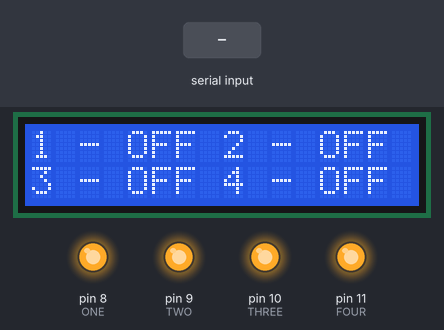
Recording of a sketch running on a simulated Arduino Uno, built with avr-gcc and run on an emulated ATmega328P. On the bench: 16×2 character LCD, output pins drawn as LEDs (lit = HIGH). The test bench sets the inputs (shaded band). What the sketch prints to the serial monitor is not drawn.

Above: at 3.3 s.
3.4 s: "*one on" received over Serial
At 4.6 s:
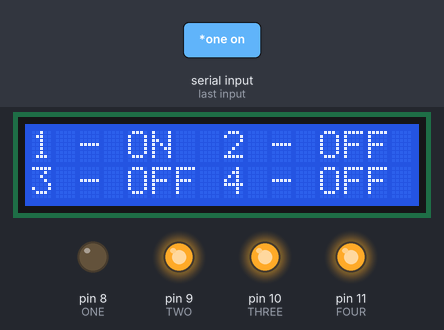
4.9 s: "*two on" received over Serial
At 5.8 s:
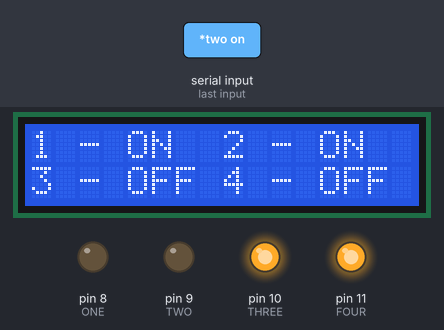
6.4 s: "*one off" received over Serial
At 7.3 s:
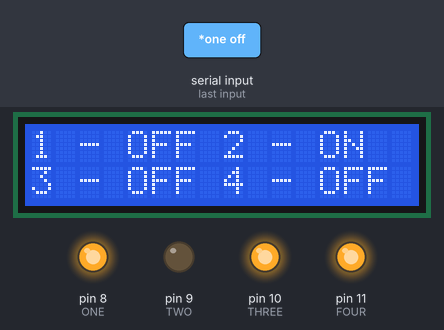
7.9 s: "*three on" received over Serial
At 8.8 s:
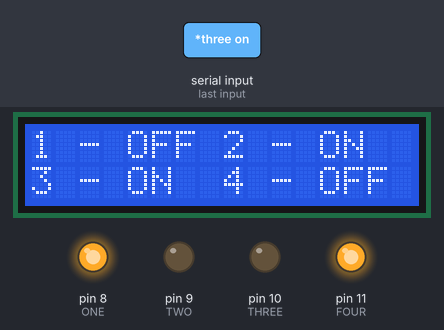
9.4 s: "*one toggle" received over Serial
At 10.7 s:
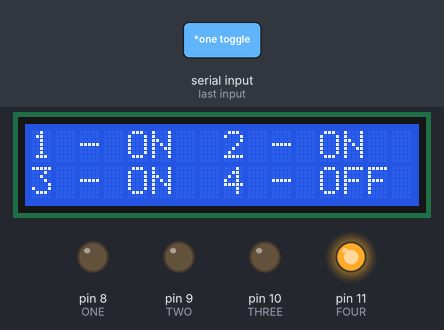
11.0 s: "*two off" received over Serial
At 12.0 s:
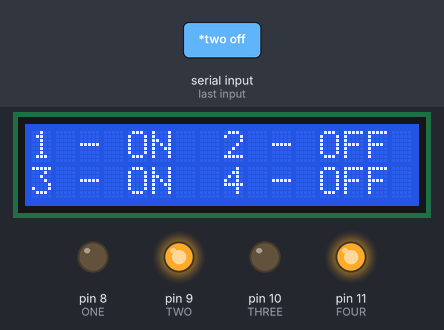
Timing chart, 0 to 13.5 s (numbered marks = the images above; inputs shaded):
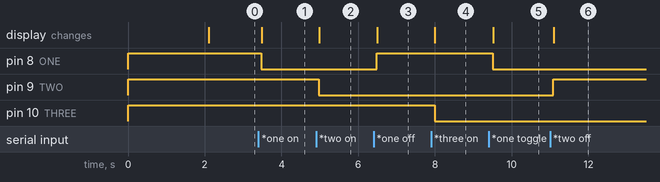

Measured:
- after the input at 3.4 s, pin 8 (ONE): HIGH → LOW after 0.07 s; the display: changes after 0.08 s (image 1)
- after the input at 4.9 s, pin 9 (TWO): HIGH → LOW after 0.07 s; the display: changes after 0.08 s (image 2)
- after the input at 6.4 s, pin 8 (ONE): LOW → HIGH after 0.08 s; the display: changes after 0.09 s (image 3)
- after the input at 7.9 s, pin 10 (THREE): HIGH → LOW after 0.09 s; the display: changes after 0.10 s (image 4)
- after the input at 9.4 s, pin 8 (ONE): HIGH → LOW after 0.11 s; the display: changes after 0.12 s (image 5)
- after the input at 11.0 s, pin 9 (TWO): LOW → HIGH after 0.08 s; the display: changes after 0.09 s (image 6)

The sketch:

Arduino_ide_code.ino
```cpp
#include <Wire.h>
#include <LiquidCrystal_I2C.h>

#define ONE 8
#define TWO 9
#define THREE 10
#define FOUR 11

String command;
bool one, two, three, four;

LiquidCrystal_I2C lcd(0x27, 16, 2);

void oneOn()
{
  digitalWrite(ONE, LOW);
  lcd.setCursor(0,0);
  lcd.print("1 - ON  ");
  one = true;
}

void oneOff()
{
  digitalWrite(ONE, HIGH);
  lcd.setCursor(0,0);
  lcd.print("1 - OFF ");
  one = false;
}

void twoOn()
{
  digitalWrite(TWO, LOW);
  lcd.setCursor(8,0);
  lcd.print("2 - ON  ");
  two = true;
}

void twoOff()
{
  digitalWrite(TWO, HIGH);
  lcd.setCursor(8,0);
  lcd.print("2 - OFF ");
  two = false;
}

void threeOn()
{
  digitalWrite(THREE, LOW);
  lcd.setCursor(0,1);
  lcd.print("3 - ON  ");
  three = true;
}

void threeOff()
{
  digitalWrite(THREE, HIGH);
  lcd.setCursor(0,1);
  lcd.print("3 - OFF ");
  three = false;
}

void fourOn()
{
  digitalWrite(FOUR, LOW);
  lcd.setCursor(8, 1);
  lcd.print("4 - ON  ");
  four = true;
}

void fourOff()
{
  digitalWrite(FOUR, HIGH);
  lcd.setCursor(8, 1);
  lcd.print("4 - OFF ");
  four = false;
}

void setup() {
  // put your setup code here, to run once:

  Serial.begin(9600);

  pinMode(ONE, OUTPUT);
  pinMode(TWO, OUTPUT);
  pinMode(THREE, OUTPUT);
  pinMode(FOUR, OUTPUT);

  digitalWrite(ONE, HIGH);
  digitalWrite(TWO, HIGH);
  digitalWrite(THREE, HIGH);
  digitalWrite(FOUR, HIGH);

  lcd.begin();
  lcd.backlight();

  lcd.print("Hello World");
  delay(2000);

  oneOff();
  twoOff();
  threeOff();
  fourOff();
}

void loop() {
  // put your main code here, to run repeatedly:

  while (Serial.available())
  {
    delay(10);

    char c = Serial.read();
    if (c == '#') break;
    command += c;

  }

  if (command.length() > 0)
  {
    Serial.println(command);

    if (command == "*one on")
    {
      oneOn();
    }
    else if (command == "*one off")
    {
      oneOff();
    }
    else if (command == "*one toggle")
    {
      if (one)
        oneOff();
      else
        oneOn();
    }
    else if (command == "*two on")
    {
      twoOn();
    }
    else if (command == "*two off")
    {
      twoOff();
    }
    else if (command == "*two toggle")
    {
      if (two)
        twoOff();
      else
        twoOn();
    }
    else if (command == "*three on")
    {
      threeOn();
    }
    else if (command == "*three off")
    {
      threeOff();
    }
    else if (command == "*three toggle")
    {
      if (three)
        threeOff();
      else
        threeOn();
    }
    else if (command == "*four on")
    {
      fourOn();
    }
    else if (command == "*four off")
    {
      fourOff();
    }
    else if (command == "*four toggle")
    {
      if (four)
        fourOff();
      else
        fourOn();
    }
    else if (command == "*all on")
    {
      oneOn();
      twoOn();
      threeOn();
      fourOn();
    }
    else if (command == "*all off")
    {
      oneOff();
      twoOff();
      threeOff();
      fourOff();
    }

    command = "";
  }
}
```
